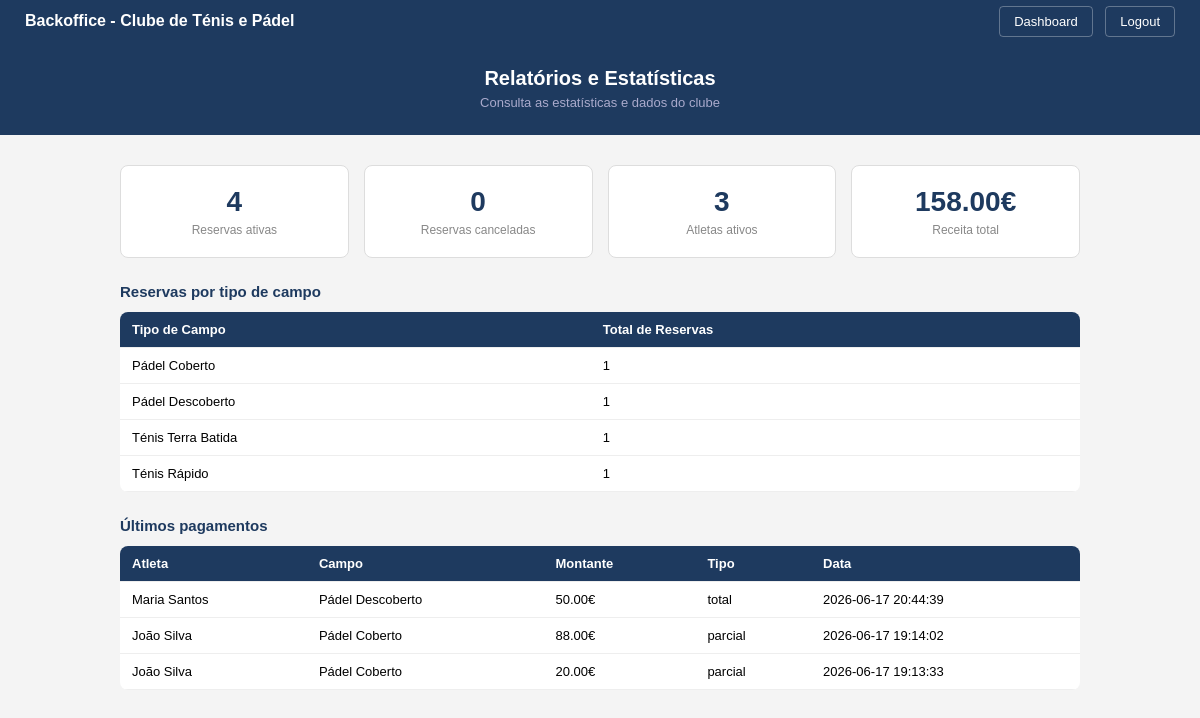
Screenshot of /admin/relatorios.php (signed in) with the database file from the repository.
### tables this page shows
CREATE TABLE `pagamento` (
  `id` int(11) NOT NULL,
  `reserva_id` int(11) NOT NULL,
  `montante` decimal(8,2) NOT NULL,
  `data_pagamento` datetime NOT NULL DEFAULT CURRENT_TIMESTAMP,
  `tipo` enum('parcial','total') NOT NULL,
  `operador_id` int(11) NOT NULL
);

CREATE TABLE `atleta` (
  `id` int(11) NOT NULL,
  `jogador` varchar(150) NOT NULL,
  `nome` varchar(150) NOT NULL,
  `documento_tipo` enum('Cartão de Cidadão','Passaporte','Outro') NOT NULL,
  `documento_numero` varchar(50) NOT NULL,
  `nif` varchar(9) DEFAULT NULL,
  `estado_atleta` enum('ativo','inativo') NOT NULL DEFAULT 'ativo',
  `email` varchar(150) NOT NULL,
  `password` varchar(255) NOT NULL,
  `created_at` timestamp NOT NULL DEFAULT CURRENT_TIMESTAMP,
  `updated_at` timestamp NOT NULL DEFAULT CURRENT_TIMESTAMP ON UPDATE CURRENT_TIMESTAMP
);

CREATE TABLE `reserva` (
  `id` int(11) NOT NULL,
  `atleta_id` int(11) NOT NULL,
  `campo_id` int(11) NOT NULL,
  `campo_escolhido` enum('Pádel Coberto','Pádel Descoberto','Ténis Terra Batida','Ténis Rápido') NOT NULL,
  `data_jogo` date NOT NULL,
  `hora_inicio` time NOT NULL,
  `hora_fim` time NOT NULL,
  `estado_reserva` enum('ativa','cancelada','concluida') NOT NULL DEFAULT 'ativa',
  `checkin` tinyint(1) NOT NULL DEFAULT '0',
  `suplemento_iluminacao` tinyint(1) NOT NULL DEFAULT '0',
  `suplemento_aluguer_raquetes` int(11) NOT NULL DEFAULT '0',
  `suplemento_aluguer_bolas` int(11) NOT NULL DEFAULT '0',
  `valor_total` decimal(8,2) NOT NULL,
  `nif_faturacao` varchar(9) DEFAULT NULL,
  `created_at` timestamp NOT NULL DEFAULT CURRENT_TIMESTAMP,
  `updated_at` timestamp NOT NULL DEFAULT CURRENT_TIMESTAMP ON UPDATE CURRENT_TIMESTAMP
);

### admin/relatorios.php (the view, shortened to what this page needs)
<?php
require_once '../config/db.php';
$total_ativas = $pdo->query("SELECT COUNT(*) FROM reserva WHERE estado_reserva = 'ativa'")->fetchColumn();
$total_canceladas = $pdo->query("SELECT COUNT(*) FROM reserva WHERE estado_reserva = 'cancelada'")->fetchColumn();
$total_atletas = $pdo->query("SELECT COUNT(*) FROM atleta WHERE estado_atleta = 'ativo'")->fetchColumn();
$receita = $pdo->query("SELECT SUM(montante) FROM pagamento")->fetchColumn();
$por_tipo = $pdo->query("SELECT campo_escolhido, COUNT(*) as total FROM reserva WHERE estado_reserva = 'ativa' GROUP BY campo_escolhido")->fetchAll();
$pagamentos_recentes = $pdo->query("SELECT p.*, a.nome as nome_atleta, r.campo_escolhido FROM pagamento p JOIN reserva r ON p.reserva_id = r.id JOIN atleta a ON r.atleta_id = a.id ORDER BY p.data_pagamento DESC LIMIT 10")->fetchAll();
?>
<!DOCTYPE html>
<html lang="pt">
<head>
</head>
<body>
<nav>
    <span>Backoffice - Clube de Ténis e Pádel</span>
    <div>
        <a href="dashboard.php">Dashboard</a>
        <a href="../logout.php">Logout</a>
    </div>
</nav>
<div class="topo">
    <h1>Relatórios e Estatísticas</h1>
    <p>Consulta as estatísticas e dados do clube</p>
</div>
<div class="container">
    <div class="stats">
        <div class="stat">
            <h3><?= $total_ativas ?></h3>
            <p>Reservas ativas</p>
        </div>
        <div class="stat">
            <h3><?= $total_canceladas ?></h3>
            <p>Reservas canceladas</p>
        </div>
        <div class="stat">
            <h3><?= $total_atletas ?></h3>
            <p>Atletas ativos</p>
        </div>
        <div class="stat">
            <h3><?= number_format($receita ?? 0, 2) ?>€</h3>
            <p>Receita total</p>
        </div>
    </div>
    <p class="secao-titulo">Reservas por tipo de campo</p>
    <table>
        <tr>
            <th>Tipo de Campo</th>
            <th>Total de Reservas</th>
        </tr>
        <?php foreach ($por_tipo as $t): ?>
        <tr>
            <td><?= $t['campo_escolhido'] ?></td>
            <td><?= $t['total'] ?></td>
        </tr>
        <?php endforeach; ?>
    </table>
    <p class="secao-titulo">Últimos pagamentos</p>
    <table>
        <tr>
            <th>Atleta</th>
            <th>Campo</th>
            <th>Montante</th>
            <th>Tipo</th>
            <th>Data</th>
        </tr>
        <?php foreach ($pagamentos_recentes as $p): ?>
        <tr>
            <td><?= $p['nome_atleta'] ?></td>
            <td><?= $p['campo_escolhido'] ?></td>
            <td><?= number_format($p['montante'], 2) ?>€</td>
            <td><?= $p['tipo'] ?></td>
            <td><?= $p['data_pagamento'] ?></td>
        </tr>
        <?php endforeach; ?>
    </table>
</div>
</body>
</html>

### admin/relatorios.php (style rules this page uses)
* { margin: 0; padding: 0; box-sizing: border-box; }
body { font-family: Arial; background: #f4f4f4; }
nav { background: #1e3a5f; padding: 12px 25px; display: flex; justify-content: space-between; align-items: center; }
nav span { color: white; font-size: 16px; font-weight: bold; }
nav a { color: white; text-decoration: none; margin-left: 8px; font-size: 13px; padding: 7px 14px; border-radius: 4px; border: 1px solid rgba(255,255,255,0.3); }
.topo { background: #1e3a5f; color: white; padding: 25px; text-align: center; }
.topo h1 { font-size: 20px; }
.topo p { font-size: 13px; color: #aac; margin-top: 5px; }
.container { max-width: 1000px; margin: 30px auto; padding: 0 20px; }
.stats { display: grid; grid-template-columns: repeat(4, 1fr); gap: 15px; margin-bottom: 25px; }
.stat { background: white; padding: 20px; border-radius: 8px; border: 1px solid #ddd; text-align: center; }
.stat h3 { color: #1e3a5f; font-size: 28px; margin-bottom: 5px; }
.stat p { font-size: 12px; color: #888; }
.secao-titulo { color: #1e3a5f; font-size: 15px; margin: 25px 0 12px 0; font-weight: bold; }
table { width: 100%; border-collapse: collapse; background: white; border-radius: 8px; overflow: hidden; margin-bottom: 25px; }
th, td { padding: 10px 12px; border-bottom: 1px solid #eee; font-size: 13px; text-align: left; }
th { background: #1e3a5f; color: white; }

### rows the page displays
pagamento: atleta.nome "Maria Santos", reserva.campo_escolhido "Pádel Descoberto", montante "50.00", tipo "total", data_pagamento "2026-06-17 20:44:39"
pagamento: atleta.nome "João Silva", reserva.campo_escolhido "Pádel Coberto", montante "88.00", tipo "parcial", data_pagamento "2026-06-17 19:14:02"
pagamento: atleta.nome "João Silva", reserva.campo_escolhido "Pádel Coberto", montante "20.00", tipo "parcial", data_pagamento "2026-06-17 19:13:33"

### other values shown
$total_ativas "4"
$total_canceladas "0"
$total_atletas "3"
$receita "158.00"
$t['campo_escolhido'] "Pádel Coberto"
$t['total'] "1"
$t['campo_escolhido'] "Pádel Descoberto"
$t['campo_escolhido'] "Ténis Terra Batida"
$t['campo_escolhido'] "Ténis Rápido"
